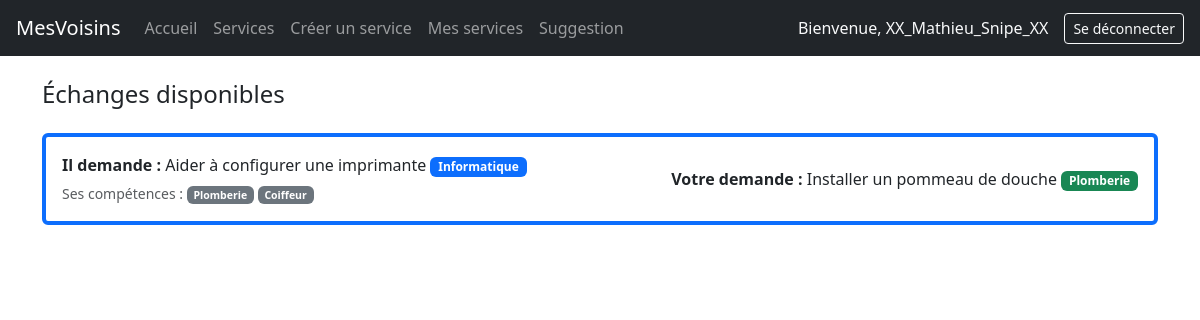
Before: /app/exchange/ (signed in) with the older database file.
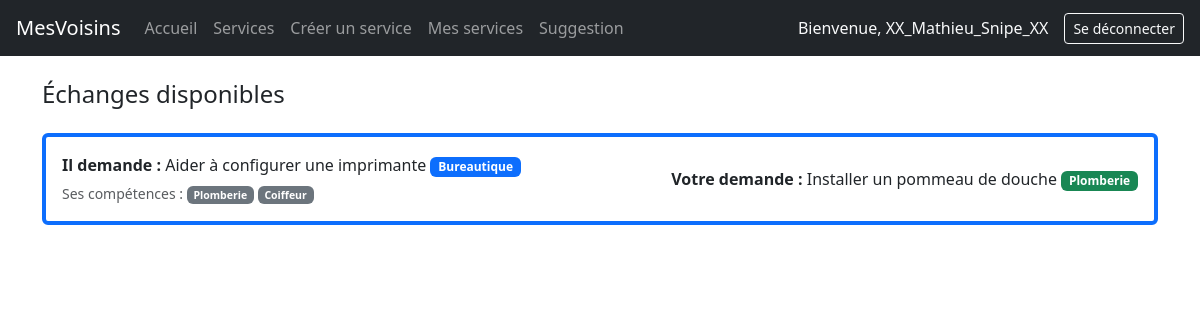
After: the same page with the newer database file.
### app/models.py (models this page shows, shortened)
class Service(models.Model):
    title = models.CharField(max_length=100)
    description = models.TextField()
    skill = models.ForeignKey(Skill, on_delete=models.CASCADE)
    creator = models.ForeignKey('auth.User', on_delete=models.CASCADE, related_name='services_crees')
    volunteer = models.ForeignKey('auth.User', null=True, blank=True, on_delete=models.SET_NULL, related_name='volunteer')
    date = models.DateField()
    created_at = models.DateTimeField(auto_now_add=True)

class Skill(models.Model):
    name = models.CharField(max_length=100)
    category = models.ForeignKey('Category',null=True, blank=True, on_delete=models.CASCADE)

### app/views.py (the view)
# urls.py: path("exchange/", views.exchange, name="exchange"),
@login_required
def exchange(request):
    user = request.user
    user_skill = UserSkill.objects.filter(user=user).values_list('skill', flat=True)
    user_skill_needed = Service.objects.filter(
        volunteer__isnull=True,
        creator = user,
    ).values_list('skill', flat=True)
    suggested_services = Service.objects.filter(
        volunteer__isnull=True,
        skill__in=user_skill,
        creator__userskill__skill__in=user_skill_needed
    ).exclude(creator=user).distinct()
    if suggested_services.count() > 0:
       other_user = suggested_services.values_list('creator', flat=True)
       other_user_skills = UserSkill.objects.filter(user__in=other_user).values_list('skill', flat=True)
       other_user_skills_name = UserSkill.objects.filter(user__in=other_user).distinct()
       own_services = Service.objects.filter(
          volunteer__isnull=True,
          creator=user,
          skill__in=other_user_skills
       )
    return render(request, 'exchange.html', {'own_services': own_services, 'other_user_services': suggested_services, 'other_user_skills': other_user_skills , 'other_user_skills_name': other_user_skills_name})

### app/templates/exchange.html (shortened to what this page needs)
{% extends 'base.html' %}
{% block content %}
<div class="container mt-4">
  <h4 class="mb-4">Échanges disponibles</h4>
  {% for their in other_user_services %}
    {% for mine in own_services %}
    <div class="card mb-3 border-start border-4 border-primary">
      <div class="card-body d-flex justify-content-between align-items-center">
        <div>
          <p class="mb-1"><strong>Il demande :</strong> {{ their.title }} <span class="badge bg-primary">{{ their.skill.name }}</span></p>
          <small class="text-muted">Ses compétences :
            {% for us in other_user_skills_name %}
              <span class="badge bg-secondary">{{ us.skill.name }}</span>
            {% endfor %}
          </small>
        </div>
        <div class="text-end">
          <p class="mb-0"><strong>Votre demande :</strong> {{ mine.title }} <span class="badge bg-success">{{ mine.skill.name }}</span></p>
        </div>
      </div>
    </div>
    {% endfor %}
  {% endfor %}
</div>
{% endblock %}

Changed rows visible on the page:
changed through a linked row, Service "Aider à configurer une imprimante": skill.name "Informatique" → "Bureautique"
